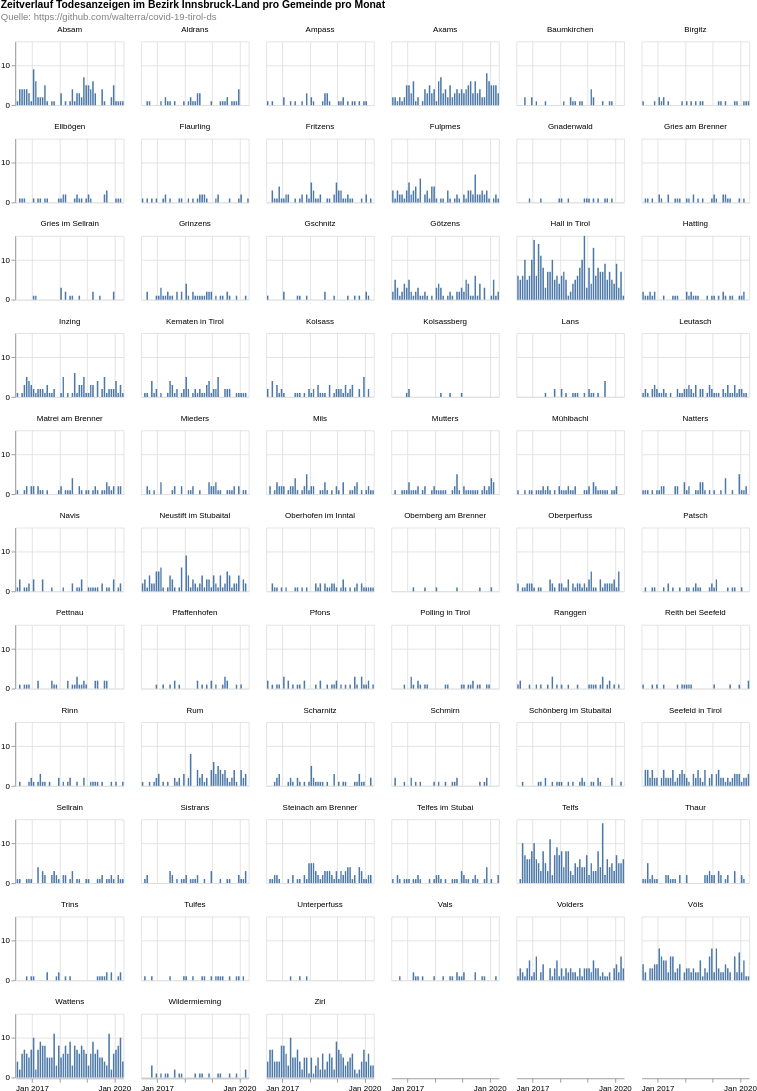

This figure's Vega-Lite source:
### Vega-Lite specification from a JSON file in a GitHub repository (floating-point values rounded to 4 significant figures; data arrays with more than 128 entries replaced by an {"elided": "..."} marker saying what was removed)
{"$schema": "https://vega.github.io/schema/vega-lite/v4.8.1.json", "columns": 6, "config": {"view": {"continuousHeight": 300, "continuousWidth": 400}}, "data": {"name": "data-212c28f8caba73f4b03225d1f40acd7a"}, "datasets": {"data-212c28f8caba73f4b03225d1f40acd7a": {"elided": "3681 records"}}, "facet": {"field": "municipaly", "title": null, "type": "nominal"}, "padding": 0, "spec": {"layer": [{"encoding": {"tooltip": [{"field": "date", "timeUnit": "yearmonth", "type": "temporal"}, {"aggregate": "sum", "field": "count", "type": "quantitative"}], "x": {"field": "date", "timeUnit": "yearmonth", "title": null, "type": "temporal"}, "y": {"aggregate": "sum", "field": "count", "title": null, "type": "quantitative"}}, "height": 80, "mark": "bar", "width": 135}]}, "title": {"color": "black", "subtitle": ["Quelle: https://github.com/walterra/covid-19-tirol-ds"], "subtitleColor": "gray", "text": ["Zeitverlauf Todesanzeigen im Bezirk Innsbruck-Land pro Gemeinde pro Monat"]}}
